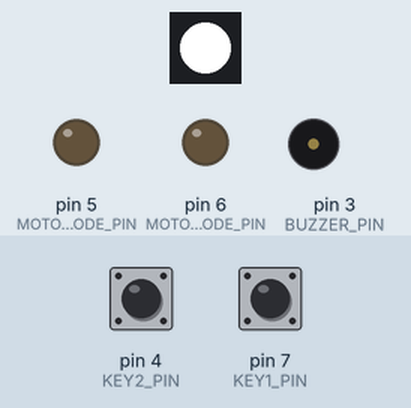
Recording of a sketch running on a simulated Arduino Uno, built with avr-gcc and run on an emulated ATmega328P. Shown: 1 RGB LEDs in strip order, left to right, output pins drawn as LEDs (lit = HIGH), buzzer (waves = sounding, pin HIGH). Wiring (inferred from the names in the program): WS2812 LEDs: data pin 8. The inputs (shaded band) are chosen by the test bench; at power-on: pin 4 (KEY2_PIN) HIGH, pin 7 (KEY1_PIN) HIGH. Pins used as bus, display or sensor lines are not drawn; what the sketch prints to the serial monitor is not drawn.

Above: at 1.2 s.
1.3 s: pin 4 (KEY2_PIN) pulled LOW for 0.15 s
At 1.37 s:
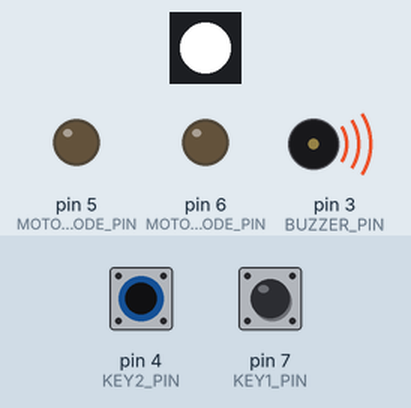
4.4 s: pin 4 (KEY2_PIN) pulled LOW for 3.2 s
At 8.8 s:
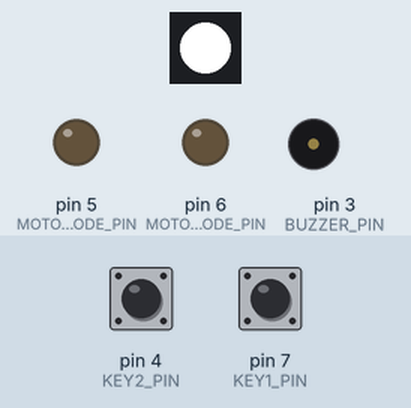
9.1 s: pin 7 (KEY1_PIN) pulled LOW for 3.2 s
At 10.0 s:
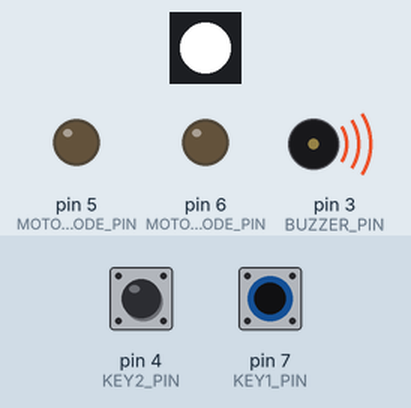
Timing chart, 0 to 13.8 s (numbered marks = the images above; inputs shaded):
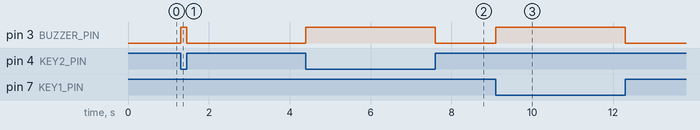

The sketch:

wechat_hardware.ino
```cpp
/* Because the UNO has only one Serail, and the wechat module will use a Serial.
 * If using the hardware serial, these is a upload problem when wechat module is on the board.
 * So in this demo,we select SoftwareSerial communicate with module.
 */
#include <SoftwareSerial.h>
#include <MsTimer2.h>
#include "Moto.h"
#include "RGB_Led.h"
#include "DHT11.h"

#define CMD_GB2312_CODE_MAX_LEN   32
#define CMD_REC_TIME_OUT          2000

//Cmd, which is the GB2312 codes of the Chinese character
#define GB_BLUE                   "C0B6C9AB"  //"蓝色"
#define GB_RED                    "BAECC9AB"  //"红色"
#define GB_GREEN                  "C2CCC9AB"  //"绿色"
#define GB_BLINK                  "C9C1"      //"闪"
#define GB_CHANGE                 "B1E4"      //"变"
#define GB_EXTINGUISH             "CFA8C3F0"  //"熄灭"
#define GB_ROTATE                 "D7AA"      //"转"
#define GB_STOP                   "CDA3"      //"停"
#define GB_SPEEDUP                "BCD3CBD9"  //"加速"
#define GB_SPEEDDOWN              "BCF5CBD9"  //"减速"
#define GB_TEMP                   "CEC2B6C8"  //"温度"
#define GB_HUMI                   "CAAAB6C8"  //"湿度"
#define GB_BUZZ                   "B5CE"      //"滴"
/*
Add your own cmd gb2312 code here
 */

// Definition of pins
#define RGB_LED_PIN               8
#define MOTO_ANODE_PIN            5
#define MOTO_CATHODE_PIN          6
#define DHT_PIN                   2
#define SOFTSERIAL_RX_PIN         10
#define SOFTSERIAL_TX_PIN         11
#define BUZZER_PIN                3
#define KEY1_PIN                  7
#define KEY2_PIN                  4

#define RGB_RATIO                 25   // 255(100%),here sets about %10,<免得亮瞎>
#define MOTO_DEF_SPEED            50   // 255(100%),default 50

typedef enum
{
  RGB_STATE_EXTINGUISH,
  RGB_STATE_SINGLE,
  RGB_STATE_BLINK,
  RGB_STATE_RAINBOW
}rgb_state_t;

//New a RGB led
RGB_Led  rgbLed(RGB_LED_PIN);

//New a moto
Moto moto(MOTO_ANODE_PIN,MOTO_CATHODE_PIN);

//New a DHT11
DHT11 dht11(DHT_PIN);

//New a SoftwareSerial
SoftwareSerial mySerial(SOFTSERIAL_RX_PIN, SOFTSERIAL_TX_PIN); // RX, TX


rgb_state_t   rgb_led_state   = RGB_STATE_EXTINGUISH;
unsigned long previousMillis  = 0;

void setup() {
  //Hardware Serial
  Serial.begin(38400);
  while(!Serial);

 //SoftwareSerial
  mySerial.begin(38400);
  Serial.println("start");

  rgbLed.begin();
  rgbLed.setColorRGB(0,0,0);

  moto.begin();

  pinMode(BUZZER_PIN,OUTPUT);
  pinMode(KEY1_PIN,INPUT_PULLUP);
  pinMode(KEY2_PIN,INPUT_PULLUP);

  MsTimer2::set(200, rgb_timeout_handler);
  MsTimer2::start();

}
void loop() {

 //SoftwareSerial receive the cmd
  if (mySerial.available())
  {
     int len=0;
     // The buffer size is now 32. So the max length of Cmd is 8 Chinese characters.
     char buffer[CMD_GB2312_CODE_MAX_LEN];
     unsigned long  startRecTimePoint = millis();
     unsigned long  recTime           = startRecTimePoint;

     Serial.print("all character:");
     while(recTime - startRecTimePoint < CMD_REC_TIME_OUT){  //If there is no timeout
       buffer[len]=mySerial.read();
       Serial.print(" ");
       Serial.print(buffer[len]);
       //if encounter '\n' or len large than max len ,break
       if(buffer[len]=='\n' ||buffer[len]=='\r'||  len>=CMD_GB2312_CODE_MAX_LEN){
         break;
       }
       len++;
       recTime= millis();
     }
     Serial.print("rec cmd: ");
     Serial.write(buffer,len);
     Serial.println("");
     if(!memcmp(buffer,GB_EXTINGUISH,len)&&len==strlen(GB_EXTINGUISH)){
       rgb_led_state = RGB_STATE_EXTINGUISH;
       rgbLed.setColorRGB(0,0,0);
     }
     else if(!memcmp(buffer,GB_BLUE,len)&&len==strlen(GB_BLUE)){
       rgb_led_state = RGB_STATE_SINGLE;
       rgbLed.setColorRGB(0,0,RGB_RATIO);
     }
     else if(!memcmp(buffer,GB_RED,len)&&len==strlen(GB_RED)){
       rgb_led_state = RGB_STATE_SINGLE;
       rgbLed.setColorRGB(RGB_RATIO,0,0);
     }
     else if(!memcmp(buffer,GB_GREEN,len)&&len==strlen(GB_GREEN)){
      rgb_led_state = RGB_STATE_SINGLE;
      rgbLed.setColorRGB(0,RGB_RATIO,0);
     }
     else if(!memcmp(buffer,GB_BLINK,len)&&len==strlen(GB_BLINK)){
      rgb_led_state = RGB_STATE_BLINK;
     }
     else if(!memcmp(buffer,GB_CHANGE,len)&&len==strlen(GB_CHANGE)){
       rgb_led_state = RGB_STATE_RAINBOW;
     }
     else if(!memcmp(buffer,GB_ROTATE,len)&&len==strlen(GB_ROTATE)){
       moto.rotate(MOTO_DEF_SPEED);
     }
     else if(!memcmp(buffer,GB_SPEEDUP,len)&&len==strlen(GB_SPEEDUP)){
       moto.speedup();
     }
     else if(!memcmp(buffer,GB_SPEEDDOWN,len)&&len==strlen(GB_SPEEDDOWN)){
       moto.speedown();
     }
     else if(!memcmp(buffer,GB_STOP,len)&&len==strlen(GB_STOP)){
       moto.stop();
     }
     else if(!memcmp(buffer,GB_TEMP,len)&&len==strlen(GB_TEMP)){
       dht11.read();
       mySerial.print("Temperature (oC): ");
       mySerial.print((float)dht11.temperature, 2);
       mySerial.print("\n");
     }
     else if(!memcmp(buffer,GB_HUMI,len)&&len==strlen(GB_HUMI)){
       dht11.read();
       mySerial.print("Humidity (%): ");
       mySerial.print((float)dht11.humidity, 2);
       mySerial.print("\n");
     }
     else if(!memcmp(buffer,GB_BUZZ,len)&&len==strlen(GB_BUZZ)){
      digitalWrite(BUZZER_PIN,HIGH);
      delay(100);
      digitalWrite(BUZZER_PIN,LOW);
     }
    /*
    Add your own code of cmd decoding here
    */
  }

  if(digitalRead(KEY1_PIN)==LOW){
    digitalWrite(BUZZER_PIN,HIGH);
    while(digitalRead(KEY1_PIN)==LOW); //blocking！！
    digitalWrite(BUZZER_PIN,LOW);
  }
  if(digitalRead(KEY2_PIN)==LOW){
    digitalWrite(BUZZER_PIN,HIGH);
    while(digitalRead(KEY2_PIN)==LOW); //blocking！！
    digitalWrite(BUZZER_PIN,LOW);
  }
}

void rgb_timeout_handler(){
  if(RGB_STATE_BLINK == rgb_led_state){
     static unsigned long rgb= 0x00000019;     //0x19 = 25
     rgbLed.setColorRGB(rgb&0x19,(rgb&0x00001900)>>8,(rgb&0x00190000)>>16);
     rgb = rgb<<8;
     if(rgb==0x19000000){
      rgb=0x00000019;
     }
  }
  if(RGB_STATE_RAINBOW == rgb_led_state){
    static float hue = 0.0;
    static bool up = true;
    rgbLed.setColorHSB(hue,1.0,0.1);
      if (up)
        hue+= 0.025;
      else
        hue-= 0.025;
      if (hue>=1.0 && up)
        up = false;
      else if (hue<=0.0 && !up)
        up = true;
  }
}
```

Measured:
- after the input at 1.3 s, pin 3 (BUZZER_PIN): LOW → HIGH at once, → LOW 0.15 s later
- after the input at 4.4 s, pin 3 (BUZZER_PIN): LOW → HIGH at once, → LOW 3.2 s later
- after the input at 9.1 s, pin 3 (BUZZER_PIN): LOW → HIGH at once, → LOW 3.2 s later
